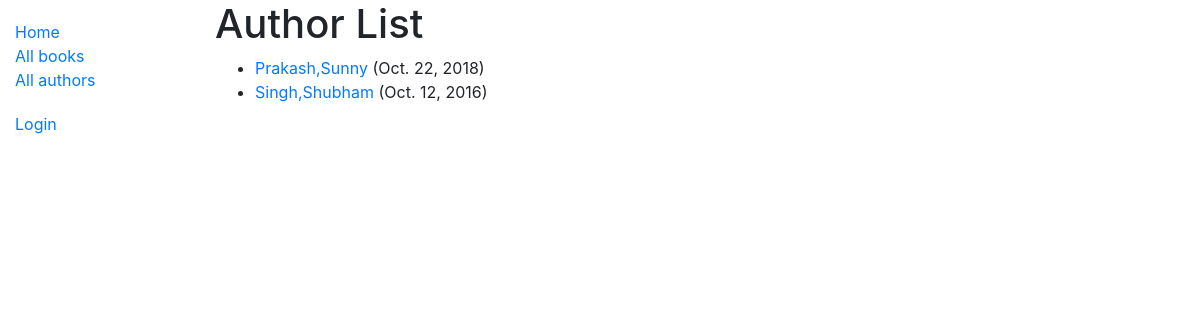
Screenshot of /catalog/authors/ with the database file from the repository.
### catalog/models.py (models this page shows, shortened)
class Author(models.Model):
    first_name = models.CharField(max_length=100)
    last_name = models.CharField(max_length=100)
    date_of_birth = models.DateField(null=True, blank=True)
    date_of_death = models.DateField('Died', null=True, blank=True)
    class Meta:
        ordering = ['last_name']
    def get_absolute_url(self):
        return reverse('author-detail', args=[str(self.id)])

### catalog/views.py (the view)
class AuthorListView(ListView):
    model = Author
    template_name = 'catalog/Author/author_list.html'
    paginate_by = 2

### catalog/templates/catalog/Author/author_list.html
{% extends 'base_generic.html' %}
{% block content%}
    <h1>Author List</h1>
    {% if author_list %}
    <ul>
        {% for author in author_list%}
        <li>
            <a href="{{ author.get_absolute_url }}">{{author.last_name}},{{ author.first_name}}</a> ({{ author.date_of_birth }})
        </li>
        {% endfor %}
    </ul>
    {% else %}
        <p>There are no authors.</p>
    {% endif %}
{% endblock %}

### rows the page displays
Author: last_name "Prakash", first_name "Sunny", date_of_birth "Oct. 22, 2018"
Author: last_name "Singh", first_name "Shubham", date_of_birth "Oct. 12, 2016"
